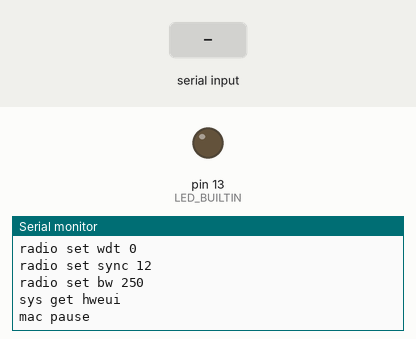
This sketch was run on a simulated Arduino Uno, built with avr-gcc and run on an emulated ATmega328P. Shown: output pins drawn as LEDs (lit = HIGH), the last lines printed to the serial monitor. Inputs (shaded band) come from the test bench.

Above: at 1.4 s.
1.5 s: "90,45\n" received over the second serial link
At 4.4 s:
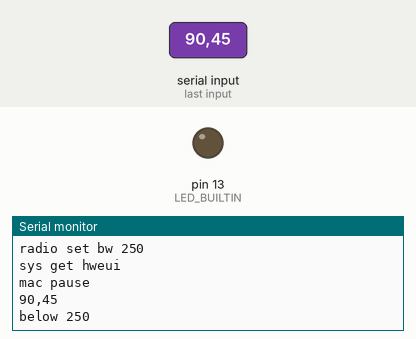
4.7 s: "5\n" received over the second serial link
At 6.6 s:
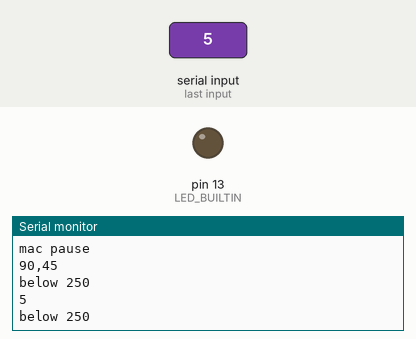

The sketch:

LoRaMCListenAction.ino
```cpp
#include <SoftwareSerial.h>

SoftwareSerial loraSerial (2, 3); //rx 2 tx 3
bool flag = true;

void setup() {
  Serial.begin(9600);
  loraSerial.begin(57600);
  pinMode(LED_BUILTIN, OUTPUT);
  RN2483_init();
}

void loop() {
  if(flag){
    loraSerial.println("radio rx 0");
  }
  flag = false;
  loraSerial.listen();
  while (loraSerial.available() > 0) {
    String loraResponse = loraSerial.readString();
    Serial.println(loraResponse);
    String data = loraResponse.substring(1,loraResponse.length());
    int potVal = data.toInt();
    if(potVal <= 250){
      Serial.println("below 250");
    } else if(potVal > 250 && potVal <= 500){
      Serial.println("bw 250 and 500");
    } else {
      Serial.println("above 500");
    }
    flag = true;
 }
 delay(1000);
}

void RN2483_init(){
  sendcmd("sys reset");
  sendcmd("radio set mod lora");
  sendcmd("radio set freq 868100000");
  sendcmd("radio set pwr 14");
  sendcmd("radio set sf sf12");
  sendcmd("radio set afcbw 125");
  sendcmd("radio set rxbw 250");
  sendcmd("radio set fdev 5000");
  sendcmd("radio set prlen 8");
  sendcmd("radio set crc on");
  sendcmd("radio set cr 4/8");
  sendcmd("radio set wdt 0");
  sendcmd("radio set sync 12");
  sendcmd("radio set bw 250");
  sendcmd("sys get hweui");
  sendcmd("mac pause");
}

void sendcmd(String data) {
  Serial.println(data);
  loraSerial.println(data);
}
```

Measured:
- after the input at 1.5 s, the serial monitor: prints a new line after 1.7 s (image 1)
- after the input at 4.7 s, the serial monitor: prints a new line after 1.5 s (image 2)
